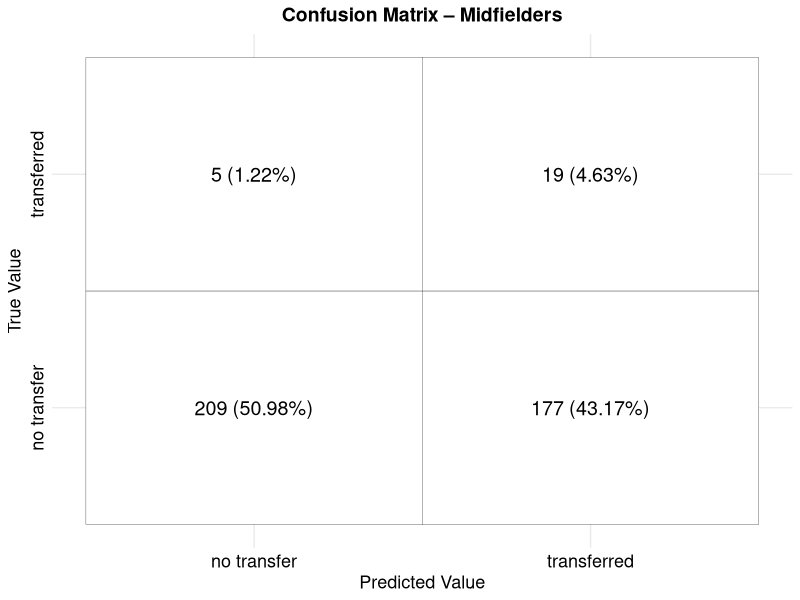
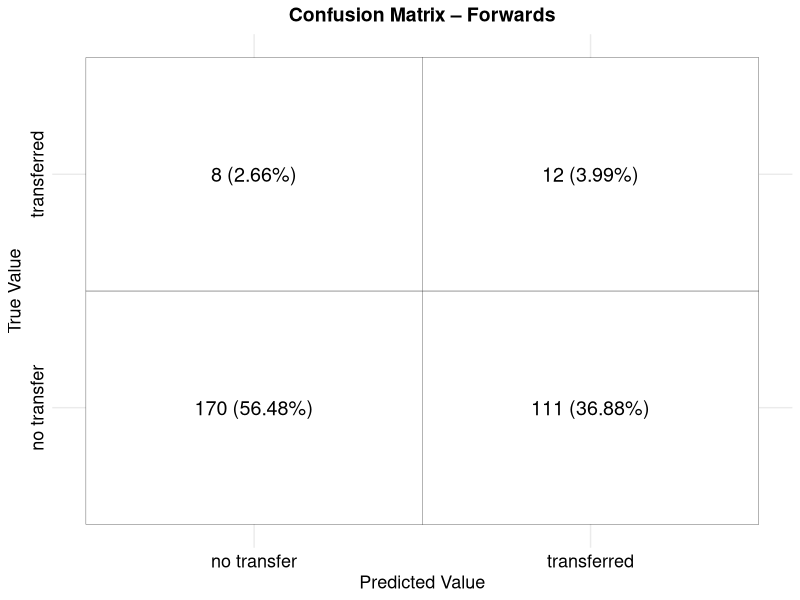
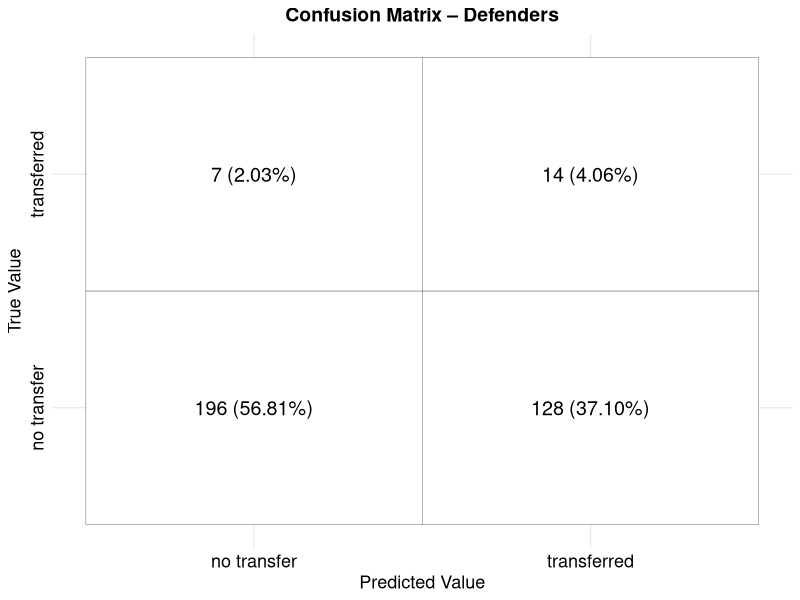
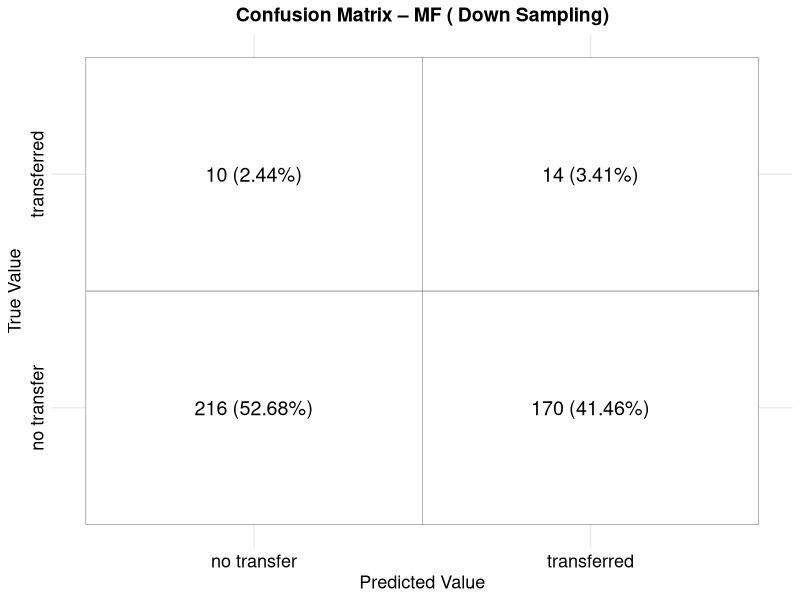
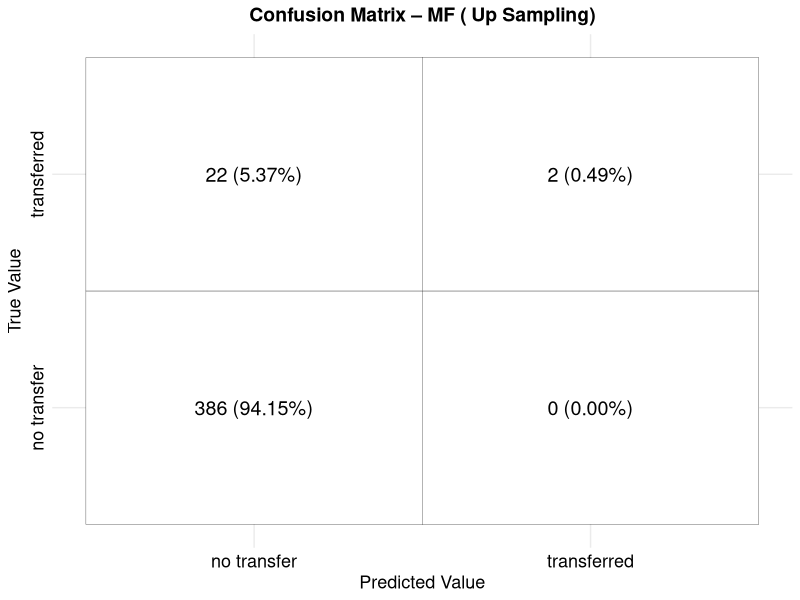
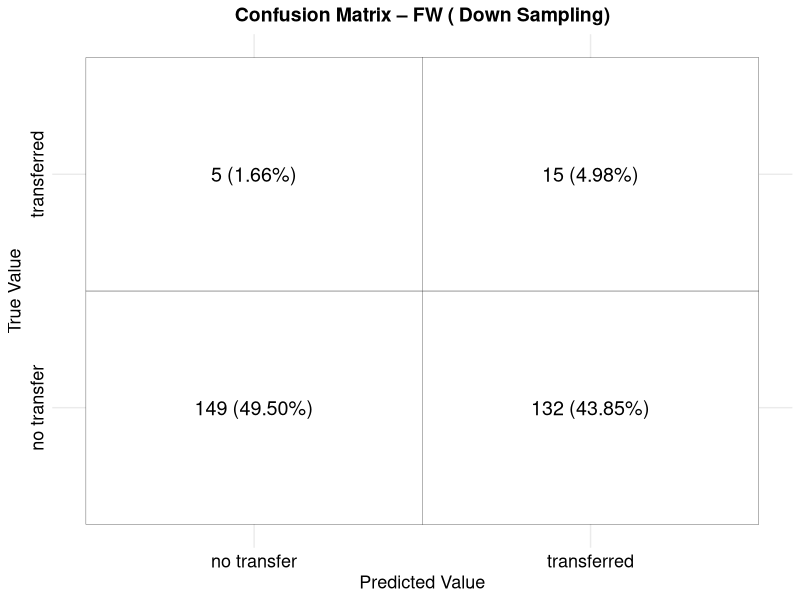
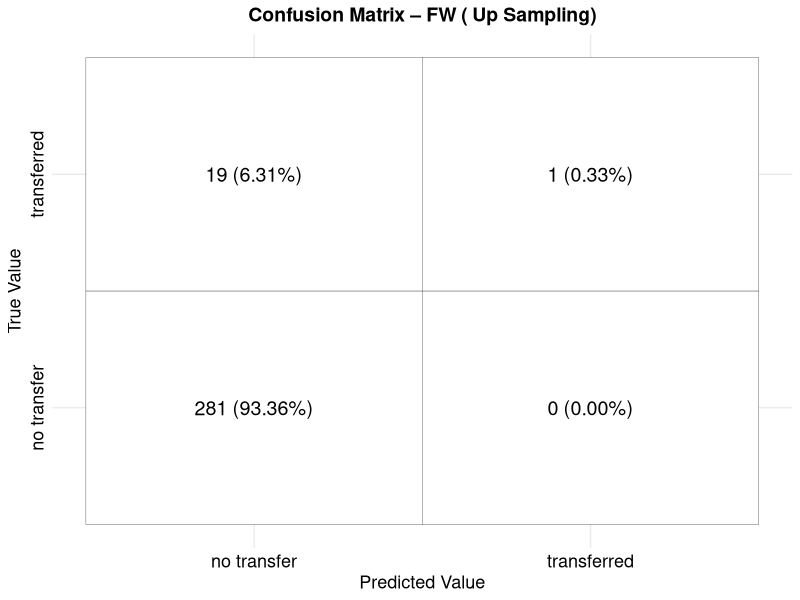
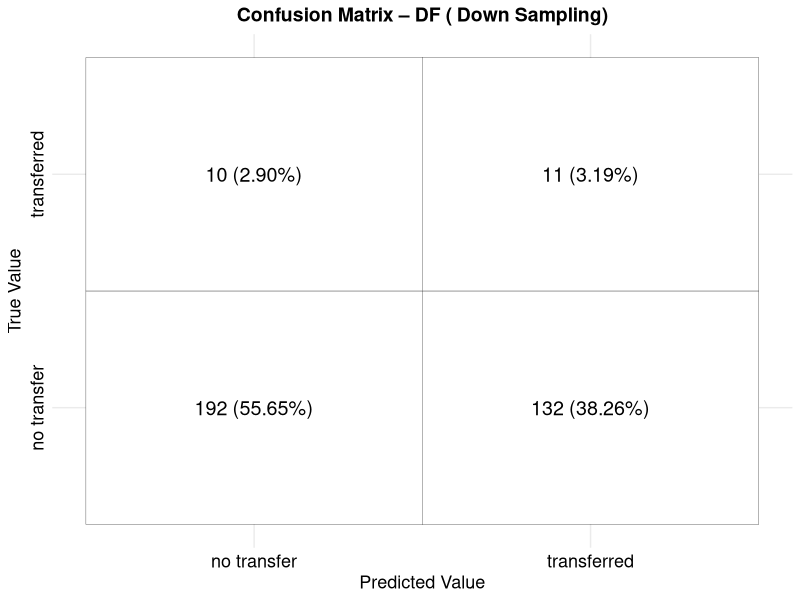

Reproduce these figures in R, in order.
## ---- chunk 1
knitr::opts_chunk$set(echo = TRUE)
## ---- chunk 2
if (!require(randomForest)) install.packages("randomForest", dependencies = TRUE)
if (!require(caret)) install.packages("caret", dependencies = TRUE)

library(randomForest)
library(caret)
library(dplyr)
library(kableExtra)
library(grid)
library(gridExtra)
library(stringr)
## ---- chunk 3
data <- read.csv("transfer_dataset.csv", stringsAsFactors = T)
data <- data[, !names(data) %in% c("player", "season")]

## ---- chunk 4

data$transfer <- as.factor(data$transfer)
data$MF <- as.factor(data$MF)
data$DF <- as.factor(data$DF)
data$FW <- as.factor(data$FW)

data <- na.omit(data)
## ---- chunk 5
set.seed(42)

# Helper to split into Train (60%), Validation (20%), Test (20%)
three_way_split <- function(df, response) {
  # 60% Train
  idx_train <- createDataPartition(df[[response]], p = 0.6, list = FALSE)
  train <- df[idx_train, ]
  temp  <- df[-idx_train, ]
  # Of the remaining 40%, split half/half into validation & test (each 20% of original)
  idx_val <- createDataPartition(temp[[response]], p = 0.5, list = FALSE)
  validation <- temp[idx_val, ]
  test       <- temp[-idx_val, ]
  list(train = train, validation = validation, test = test)
}

# Positions to loop through
positions <- c("MF", "FW", "DF")

# Storage
models_val     <- list()
conf_matrices  <- list()

for (pos in positions) {
  
  # 1) Subset & clean
  pos_data <- subset(data, data[[pos]] == 1)
  pos_data <- pos_data[, !names(pos_data) %in% c("season","player","MF","FW","DF")]
  pos_data$transfer <- as.factor(pos_data$transfer)
  
  if(nrow(pos_data) < 50) {
    cat("Not enough data for", pos, "\n"); next
  }
  
  #  Three-way split
  splits <- three_way_split(pos_data, "transfer")
  train      <- splits$train
  validation <- splits$validation

  
  # Down-sample training only
  down <- downSample(
    x     = train[, setdiff(names(train), "transfer")],
    y     = train$transfer,
    yname = "transfer"
  )
  
  # Train RF on down-sampled training set
  rf_mod <- randomForest(
    transfer ~ .,
    data   = down,
    ntree  = 500,
    mtry   = floor(sqrt(ncol(down) - 1)),
    importance = TRUE
  )
  models_val[[pos]] <- rf_mod
  
  # 5) Evaluate on the validation set
  preds <- predict(rf_mod, validation)
  cm    <- confusionMatrix(preds, validation$transfer)
  conf_matrices[[pos]] <- cm
  
  cat("\n===", pos, "Players: Validation Performance ===\n")
  print(cm)
}

## ---- chunk 6
library(caret)
library(randomForest)

set.seed(42)
positions <- c("MF", "FW", "DF")

for (pos in positions) {
  
  # Subset & clean
  pos_data <- subset(data, data[[pos]] == 1)
  pos_data <- pos_data[, !names(pos_data) %in% c("season", "player", "MF", "FW", "DF")]
  pos_data$transfer <- as.factor(pos_data$transfer)
  
  # Three‐way split: 60% train, 20% test, 20% validation
  idx_train <- createDataPartition(pos_data$transfer, p = 0.6, list = FALSE)
  trainData <- pos_data[idx_train, ]
  temp      <- pos_data[-idx_train, ]
  
  idx_test  <- createDataPartition(temp$transfer, p = 0.5, list = FALSE)
  testData  <- temp[idx_test, ]
  validData <- temp[-idx_test, ]
  
  # Down‐sample and up‐sample the TRAINING set
  train_down <- downSample(
    x     = trainData[, setdiff(names(trainData), "transfer")],
    y     = trainData$transfer,
    yname = "transfer"
  )
  train_up <- upSample(
    x     = trainData[, setdiff(names(trainData), "transfer")],
    y     = trainData$transfer,
    yname = "transfer"
  )
  
  # Fit RF on each sampled training set
  rf_down <- randomForest(
    transfer ~ .,
    data  = train_down,
    ntree = 500,
    mtry  = floor(sqrt(ncol(train_down) - 1))
  )
  rf_up <- randomForest(
    transfer ~ .,
    data  = train_up,
    ntree = 500,
    mtry  = floor(sqrt(ncol(train_up) - 1))
  )
  
  # Predict & evaluate on VALIDATION set
  cat("\n---", pos, "Players: Down‐Sampled Model (Validation) ---\n")
  pred_val_down <- predict(rf_down, validData)
  print(confusionMatrix(pred_val_down, validData$transfer))
  
  cat("\n---", pos, "Players: Up‐Sampled Model (Validation) ---\n")
  pred_val_up <- predict(rf_up, validData)
  print(confusionMatrix(pred_val_up, validData$transfer))
}

## ---- chunk 7
summary_df <- data.frame(
  Position    = character(),
  Sampling    = character(),
  Dataset     = character(),
  Accuracy    = numeric(),
  Sensitivity = numeric(),
  Specificity = numeric(),
  stringsAsFactors = FALSE
)

for (pos in positions) {
  
  # ... your three‐way split, down/up‐sampling, and model fitting here ...
  # (trainData, validData, rf_down, rf_up, testData, etc.)
  
  # Predict & evaluate on TEST set
  cm_test_down <- confusionMatrix(predict(rf_down, testData), testData$transfer)
  cm_test_up   <- confusionMatrix(predict(rf_up,   testData), testData$transfer)
  
  # Predict & evaluate on VALIDATION set
  cm_val_down <- confusionMatrix(predict(rf_down, validData), validData$transfer)
  cm_val_up   <- confusionMatrix(predict(rf_up,   validData), validData$transfer)
  
  # Append each result to summary_df
  summary_df <- rbind(
    summary_df,
    data.frame(
      Position    = pos,
      Sampling    = "Down",
      Dataset     = "Test",
      Accuracy    = cm_test_down$overall["Accuracy"],
      Sensitivity = cm_test_down$byClass["Sensitivity"],
      Specificity = cm_test_down$byClass["Specificity"],
      stringsAsFactors = FALSE
    ),
    data.frame(
      Position    = pos,
      Sampling    = "Up",
      Dataset     = "Test",
      Accuracy    = cm_test_up$overall["Accuracy"],
      Sensitivity = cm_test_up$byClass["Sensitivity"],
      Specificity = cm_test_up$byClass["Specificity"],
      stringsAsFactors = FALSE
    ),
    data.frame(
      Position    = pos,
      Sampling    = "Down",
      Dataset     = "Validation",
      Accuracy    = cm_val_down$overall["Accuracy"],
      Sensitivity = cm_val_down$byClass["Sensitivity"],
      Specificity = cm_val_down$byClass["Specificity"],
      stringsAsFactors = FALSE
    ),
    data.frame(
      Position    = pos,
      Sampling    = "Up",
      Dataset     = "Validation",
      Accuracy    = cm_val_up$overall["Accuracy"],
      Sensitivity = cm_val_up$byClass["Sensitivity"],
      Specificity = cm_val_up$byClass["Specificity"],
      stringsAsFactors = FALSE
    )
  )
}

# Finally, print the comparison table
kable(
  summary_df,
  digits  = 3,
  caption = "RF Performance by Position, Sampling & Dataset"
)
## ---- chunk 8
# --- Midfielders ---
mf_data <- subset(data, MF == 1)
mf_data$transfer <- factor(mf_data$transfer)
mf_splits <- three_way_split(mf_data, "transfer")
mf_train  <- mf_splits$train
mf_val    <- mf_splits$validation

# down‐sample & fit
mf_down <- downSample(
  x     = mf_train[, setdiff(names(mf_train), "transfer")],
  y     = mf_train$transfer,
  yname = "transfer"
)
mf_rf    <- randomForest(
  transfer ~ .,
  data   = mf_down,
  ntree  = 500,
  mtry   = floor(sqrt(ncol(mf_down) - 1))
)

# predictions & confusionMatrix
mf_preds         <- predict(mf_rf, mf_val)
mf_conf_matrix   <- confusionMatrix(factor(mf_preds), factor(mf_val$transfer))
mf_conf_df       <- as.data.frame(mf_conf_matrix$table)
mf_conf_df$Prediction <- factor(
  mf_conf_df$Prediction,
  levels = c("0","1"),
  labels = c("no transfer","transferred")
)
mf_conf_df$Reference  <- factor(
  mf_conf_df$Reference,
  levels = c("0","1"),
  labels = c("no transfer","transferred")
)
mf_total_obs     <- sum(mf_conf_matrix$table)
mf_conf_df$Proportion <- mf_conf_df$Freq / mf_total_obs

mf_conf_matrix_g <- ggplot(mf_conf_df, aes(x = Prediction, y = Reference)) +
  geom_tile(fill = "white", color = "black") +
  geom_text(aes(label = paste0(
    Freq, " (", sprintf("%.2f", Proportion * 100), "%)"
  )), size = 5) +
  theme_minimal() +
  labs(
    title = "Confusion Matrix – Midfielders",
    x     = "Predicted Value",
    y     = "True Value"
  ) +
  theme(
    axis.text         = element_text(size = 13, color = "black"),
    axis.text.y       = element_text(angle = 90, hjust = 0.5),
    axis.title        = element_text(size = 13, color = "black"),
    plot.title        = element_text(face = "bold", size = 14, hjust = 0.5)
  )

print(mf_conf_matrix_g)



# --- Forwards ---
fw_data <- subset(data, FW == 1)
fw_data$transfer <- factor(fw_data$transfer)
fw_splits <- three_way_split(fw_data, "transfer")
fw_train  <- fw_splits$train
fw_val    <- fw_splits$validation

fw_down <- downSample(
  x     = fw_train[, setdiff(names(fw_train), "transfer")],
  y     = fw_train$transfer,
  yname = "transfer"
)
fw_rf    <- randomForest(
  transfer ~ .,
  data   = fw_down,
  ntree  = 500,
  mtry   = floor(sqrt(ncol(fw_down) - 1))
)

fw_preds       <- predict(fw_rf, fw_val)
fw_conf_matrix <- confusionMatrix(factor(fw_preds), factor(fw_val$transfer))
fw_conf_df     <- as.data.frame(fw_conf_matrix$table)
fw_conf_df$Prediction <- factor(
  fw_conf_df$Prediction,
  levels = c("0","1"),
  labels = c("no transfer","transferred")
)
fw_conf_df$Reference  <- factor(
  fw_conf_df$Reference,
  levels = c("0","1"),
  labels = c("no transfer","transferred")
)
fw_total_obs   <- sum(fw_conf_matrix$table)
fw_conf_df$Proportion <- fw_conf_df$Freq / fw_total_obs

fw_conf_matrix_g <- ggplot(fw_conf_df, aes(x = Prediction, y = Reference)) +
  geom_tile(fill = "white", color = "black") +
  geom_text(aes(label = paste0(
    Freq, " (", sprintf("%.2f", Proportion * 100), "%)"
  )), size = 5) +
  theme_minimal() +
  labs(
    title = "Confusion Matrix – Forwards",
    x     = "Predicted Value",
    y     = "True Value"
  ) +
  theme(
    axis.text         = element_text(size = 13, color = "black"),
    axis.text.y       = element_text(angle = 90, hjust = 0.5),
    axis.title        = element_text(size = 13, color = "black"),
    plot.title        = element_text(face = "bold", size = 14, hjust = 0.5)
  )

print(fw_conf_matrix_g)



# --- Defenders ---
df_data <- subset(data, DF == 1)
df_data$transfer <- factor(df_data$transfer)
df_splits <- three_way_split(df_data, "transfer")
df_train  <- df_splits$train
df_val    <- df_splits$validation

df_down <- downSample(
  x     = df_train[, setdiff(names(df_train), "transfer")],
  y     = df_train$transfer,
  yname = "transfer"
)
df_rf    <- randomForest(
  transfer ~ .,
  data   = df_down,
  ntree  = 500,
  mtry   = floor(sqrt(ncol(df_down) - 1))
)

df_preds       <- predict(df_rf, df_val)
df_conf_matrix <- confusionMatrix(factor(df_preds), factor(df_val$transfer))
df_conf_df     <- as.data.frame(df_conf_matrix$table)
df_conf_df$Prediction <- factor(
  df_conf_df$Prediction,
  levels = c("0","1"),
  labels = c("no transfer","transferred")
)
df_conf_df$Reference  <- factor(
  df_conf_df$Reference,
  levels = c("0","1"),
  labels = c("no transfer","transferred")
)
df_total_obs   <- sum(df_conf_matrix$table)
df_conf_df$Proportion <- df_conf_df$Freq / df_total_obs

df_conf_matrix_g <- ggplot(df_conf_df, aes(x = Prediction, y = Reference)) +
  geom_tile(fill = "white", color = "black") +
  geom_text(aes(label = paste0(
    Freq, " (", sprintf("%.2f", Proportion * 100), "%)"
  )), size = 5) +
  theme_minimal() +
  labs(
    title = "Confusion Matrix – Defenders",
    x     = "Predicted Value",
    y     = "True Value"
  ) +
  theme(
    axis.text         = element_text(size = 13, color = "black"),
    axis.text.y       = element_text(angle = 90, hjust = 0.5),
    axis.title        = element_text(size = 13, color = "black"),
    plot.title        = element_text(face = "bold", size = 14, hjust = 0.5)
  )

print(df_conf_matrix_g)

## ---- chunk 9
plot_pos_cm <- function(pos, samp_type, df, splits_fn) {
  
  pos_data <- subset(df, df[[pos]] == 1)
  pos_data$transfer <- factor(pos_data$transfer)
  if (nrow(pos_data) < 50) return(NULL)
  
  # split
  sp    <- splits_fn(pos_data, "transfer")
  train <- sp$train
  valid <- sp$validation
  
  # sample
  if (samp_type == "Down") {
    sampled <- downSample(
      x     = train[, setdiff(names(train), "transfer")],
      y     = train$transfer,
      yname = "transfer"
    )
  } else {
    sampled <- upSample(
      x     = train[, setdiff(names(train), "transfer")],
      y     = train$transfer,
      yname = "transfer"
    )
  }
  
  # fit
  rf_mod <- randomForest(
    transfer ~ .,
    data   = sampled,
    ntree  = 500,
    mtry   = floor(sqrt(ncol(sampled) - 1))
  )
  
  # predict & cm
  preds      <- predict(rf_mod, valid)
  cm_matrix  <- confusionMatrix(factor(preds), valid$transfer)
  df_cm      <- as.data.frame(cm_matrix$table)
  
  # relabel
  df_cm$Prediction <- factor(
    df_cm$Prediction,
    levels = c("0","1"),
    labels = c("no transfer","transferred")
  )
  df_cm$Reference  <- factor(
    df_cm$Reference,
    levels = c("0","1"),
    labels = c("no transfer","transferred")
  )
  
  # proportion
  total <- sum(df_cm$Freq)
  df_cm$Proportion <- df_cm$Freq / total
  
  # plot
  ggplot(df_cm, aes(x = Prediction, y = Reference)) +
    geom_tile(fill = "white", color = "black") +
    geom_text(aes(label = paste0(
      Freq, " (", sprintf("%.2f", Proportion * 100), "%)"
    )), size = 5) +
    theme_minimal() +
    labs(
      title = paste("Confusion Matrix –", pos, "(", samp_type, "Sampling)"),
      x     = "Predicted Value",
      y     = "True Value"
    ) +
    theme(
      axis.text         = element_text(size = 13, color = "black"),
      axis.text.y       = element_text(angle = 90, hjust = 0.5),
      axis.title        = element_text(size = 13, color = "black"),
      plot.title        = element_text(face = "bold", size = 14, hjust = 0.5)
    )
}

# positions and sampling types
positions  <- c("MF","FW","DF")
samplings  <- c("Down","Up")

# iterate & print plots
set.seed(42)
for (pos in positions) {
  for (s in samplings) {
    p <- plot_pos_cm(pos, s, data, three_way_split)
    if (!is.null(p)) print(p)
  }
}
## ---- chunk 10
positions <- c("MF", "FW", "DF")

models <- list()
conf_matrices <- list()

for (pos in positions) {
  
  pos_data <- subset(data, data[[pos]] == 1)
  pos_data <- pos_data[, !(names(pos_data) %in% c("season", "player", "MD", "FW", "DF"))]
  pos_data$transfer <- as.factor(pos_data$transfer)
  
  if (nrow(pos_data) < 10) {
    cat("Not enough data for position", pos, "\n")
    next
  }
  
  # upSample to upsample ds
  # downSample to downsample ds
  ds <- upSample(x = pos_data[, setdiff(names(pos_data), "transfer")],
                   y = pos_data$transfer,
                   yname = "transfer")
  
  # Split the downsampled data into training and testing sets
  set.seed(42)
  trainIndex <- createDataPartition(ds$transfer, p = 0.7, list = FALSE)
  trainData <- ds[trainIndex, ]
  testData <- ds[-trainIndex, ]
  
  # Train the Random Forest model on the balanced dataset
  rf_model <- randomForest(transfer ~ ., 
                           data = trainData, 
                           ntree = 500, 
                           mtry = floor(sqrt(ncol(trainData) - 1)), 
                           importance = TRUE)
  
  models[[pos]] <- rf_model
  
  # Make predictions on the test set
  predictions <- predict(rf_model, testData)
  
  # Evaluate the model performance
  conf_mat <- confusionMatrix(predictions, testData$transfer)
  conf_matrices[[pos]] <- conf_mat
  
  cat("Confusion Matrix for", pos, "players:\n")
  print(conf_mat)
  cat("\n---------------------------------\n")
}
## ---- chunk 11
#MF players:
cat("Model summary for MF players:\n")
print(models[["MF"]])
plot(models[["MF"]], main = "OOB Error for MD Players")
varImpPlot(models[["MF"]], main = "Variable Importance for MD Players")

#FW players:
cat("Model summary for FW players:\n")
print(models[["FW"]])
plot(models[["FW"]], main = "OOB Error for FW Players")
varImpPlot(models[["FW"]], main = "Variable Importance for FW Players")


#DF players:
cat("Model summary for DF players:\n")
print(models[["DF"]])
plot(models[["DF"]], main = "OOB Error for DF Players")
varImpPlot(models[["DF"]], main = "Variable Importance for DF Players")

## ---- chunk 12
oob_data <- data.frame(
  trees = 1:nrow(models[["MF"]]$err.rate),
  OOB_Error = models[["MF"]]$err.rate[,"OOB"]
)

library(ggplot2)
ggplot(oob_data, aes(x = trees, y = OOB_Error)) +
  geom_line(color = "blue", size = 1.2) +
  labs(
    title = "OOB Error Rate for MF Players",
    x = "Number of Trees",
    y = "OOB Error"
  ) +
  theme_minimal()

importanceMF <- data.frame(
  Variable = rownames(models[["MF"]]$importance),
  Importance = models[["MF"]]$importance[,"MeanDecreaseAccuracy"]
)

# Order variables by importance
importanceMF <- importanceMF[order(importanceMF$Importance, decreasing = TRUE), ]
importanceMF$Variable <- str_to_title(gsub("_", " ", importanceMF$Variable))
importanceMF$Color <- rep(c("steelblue", "tomato"), length.out = nrow(importanceMF))

ggplot(importanceMF, aes(x = reorder(Variable, Importance), y = Importance, fill = Color)) +
  geom_bar(stat = "identity") +
  coord_flip() +
  labs(
    title = "Variable Importance for Midfielders (MDA)",
    x = "Variables",
    y = "Importance"
  ) +
  scale_fill_identity() +
  theme_minimal()

importanceDF <- data.frame(
  Variable = rownames(models[["DF"]]$importance),
  Importance = models[["DF"]]$importance[,"MeanDecreaseAccuracy"]
)

# Order variables by importance
importanceDF<- importanceDF[order(importanceDF$Importance, decreasing = TRUE), ]
importanceDF$Variable <- str_to_title(gsub("_", " ", importanceDF$Variable))
importanceDF$Color <- rep(c("steelblue", "tomato"), length.out = nrow(importanceDF))

ggplot(importanceDF, aes(x = reorder(Variable, Importance), y = Importance, fill = Color)) +
  geom_bar(stat = "identity") +
  coord_flip() +
  labs(
    title = "Variable Importance for Defenders (MDA)",
    x = "Variables",
    y = "Importance"
  ) +
  scale_fill_identity() +
  theme_minimal()

importanceFW <- data.frame(
  Variable = rownames(models[["FW"]]$importance),
  Importance = models[["FW"]]$importance[,"MeanDecreaseAccuracy"]
)

# Order variables by importance
importanceFW <- importanceFW[order(importanceFW$Importance, decreasing = TRUE), ]
importanceFW$Variable <- str_to_title(gsub("_", " ", importanceFW$Variable))
importanceFW$Color <- rep(c("steelblue", "tomato"), length.out = nrow(importanceFW))

ggplot(importanceFW, aes(x = reorder(Variable, Importance), y = Importance, fill = Color)) +
  geom_bar(stat = "identity") +
  coord_flip() +
  labs(
    title = "Variable Importance for Forwards (MDA)",
    x = "Variables",
    y = "Importance"
  ) +
  scale_fill_identity() +
  theme_minimal()
## ---- chunk 13
performance_table <- do.call(rbind, lapply(names(conf_matrices), function(pos) {
  cm <- conf_matrices[[pos]]
  data.frame(
    Position = pos,
    Accuracy = round(as.numeric(cm$overall["Accuracy"]), 3),
    Sensitivity = round(as.numeric(cm$byClass["Sensitivity"]), 3),
    Specificity = round(as.numeric(cm$byClass["Specificity"]), 3)
  )
}))

kable(performance_table, 
      caption = "RF Model Performance Metrics by Position",
      col.names = c("Position", "Accuracy", "Sensitivity", "Specificity"))

performance_table <- do.call(rbind, lapply(names(conf_matrices), function(pos) {
  cm <- conf_matrices[[pos]]
  data.frame(
    Position = pos,
    Accuracy = round(as.numeric(cm$overall["Accuracy"]), 3),
    Sensitivity = round(as.numeric(cm$byClass["Sensitivity"]), 3),
    Specificity = round(as.numeric(cm$byClass["Specificity"]), 3)
  )
}))

performance_table <- do.call(rbind, lapply(names(conf_matrices), function(pos) {
  cm <- conf_matrices[[pos]]
  data.frame(
    Position = pos,
    Accuracy = round(as.numeric(cm$overall["Accuracy"]), 3),
    Sensitivity = round(as.numeric(cm$byClass["Sensitivity"]), 3),
    Specificity = round(as.numeric(cm$byClass["Specificity"]), 3)
  )
}))

# Create a title for the summary table
summary_title <- textGrob("RF Model Performance Metrics by Position",
                            gp = gpar(fontsize = 14, fontface = "bold"))

# Convert the summary data frame into a table graphic
performance_table_grob <- tableGrob(performance_table)

# Arrange the title and table vertically
grid.arrange(summary_title, performance_table_grob, 
             nrow = 2, 
             heights = c(0.15, 0.85))


# Now, loop over each confusion matrix to display it nicely
for (pos in names(conf_matrices)) {
  # Create a title for each confusion matrix
  cm_title <- textGrob(paste("Confusion Matrix for", pos, "Players"),
                       gp = gpar(fontsize = 14, fontface = "bold"))
  # Convert the confusion matrix table into a table graphic
  cm_grob <- tableGrob(as.table(conf_matrices[[pos]]$table))
  
  # Arrange the title and the matrix table together
  grid.arrange(cm_title, cm_grob, 
               nrow = 2, 
               heights = c(0.15, 0.85))
}

## ---- chunk 14
importance_data <- data.frame(
  Variable = rownames(models[["MF"]]$importance),
  Importance = models[["MF"]]$importance[,"MeanDecreaseAccuracy"]
)

# Remove underscores, replace with spaces, and convert text to title case
importance_data$Variable <- str_to_title(gsub("_", " ", importance_data$Variable))

# Order the data by importance, descending
importance_data <- importance_data[order(importance_data$Importance, decreasing = TRUE), ]

# Create an alternating color vector (for example, between "steelblue" and "tomato")
importance_data$Color <- rep(c("steelblue", "tomato"), length.out = nrow(importance_data))

# Plot the variable importance using ggplot2 with the cleaned labels
ggplot(importance_data, aes(x = reorder(Variable, Importance), y = Importance, fill = Color)) +
  geom_bar(stat = "identity") +
  coord_flip() +
  labs(
    title = "Variable Importance (MeanDecreaseAccuracy)",
    x = "Variables",
    y = "Importance"
  ) +
  scale_fill_identity() +
  theme_minimal()

importance_data <- data.frame(
  Variable = rownames(models[["MF"]]$importance),
  Importance = models[["MF"]]$importance[,"MeanDecreaseAccuracy"]
)

# Remove underscores, replace with spaces, and convert text to title case
importance_data$Variable <- str_to_title(gsub("_", " ", importance_data$Variable))

# Order the data by importance, descending
importance_data <- importance_data[order(importance_data$Importance, decreasing = TRUE), ]

# Create an alternating color vector (for example, between "steelblue" and "tomato")
importance_data$Color <- rep(c("steelblue", "tomato"), length.out = nrow(importance_data))

# Plot the variable importance using ggplot2 with the cleaned labels
ggplot(importance_data, aes(x = reorder(Variable, Importance), y = Importance, fill = Color)) +
  geom_bar(stat = "identity") +
  coord_flip() +
  labs(
    title = "Variable Importance (MeanDecreaseAccuracy)",
    x = "Variables",
    y = "Importance"
  ) +
  scale_fill_identity() +
  theme_minimal()
## ---- chunk 15
set.seed(42)

positions <- c("MF", "FW", "DF")
validation_sets <- list()

for (pos in positions) {
  # Subset & clean
  pos_data <- subset(data, data[[pos]] == 1)
  pos_data <- pos_data[, !names(pos_data) %in% c("season","player","MF","FW","DF")]
  pos_data$transfer <- factor(pos_data$transfer)
  
  if (nrow(pos_data) < 50) {
    warning("Not enough data for ", pos, "—skipping validation split")
    next
  }
  
  # Create a 20% validation split
  idx_val <- createDataPartition(pos_data$transfer, p = 0.2, list = FALSE)
  validation_sets[[pos]] <- pos_data[idx_val, ]
  
  # (Optional) the remaining 80% you can grab with:
  # train_sets[[pos]] <- pos_data[-idx_val, ]
}
## ---- chunk 16
for (pos in positions) {
  # 1) Subset & clean
  pos_data <- subset(data, data[[pos]] == 1)
  pos_data <- pos_data[, !names(pos_data) %in% c("season","player","MF","FW","DF")]
  pos_data$transfer <- factor(pos_data$transfer)
  
  if (nrow(pos_data) < 50) {
    message("Skipping ", pos, ": too few rows")
    next
  }
  
#  Validation split (20%)
  idx_val     <- createDataPartition(pos_data$transfer, p = 0.2, list = FALSE)
  validation  <- pos_data[idx_val, ]
  train_data  <- pos_data[-idx_val, ]
  
# One‐hot encode (to avoid categorical‐level limits)
  dv          <- dummyVars(transfer ~ ., data = train_data, fullRank = TRUE)
  train_dmy   <- predict(dv, newdata = train_data) %>% as.data.frame()
  train_dmy$transfer <- train_data$transfer
  valid_dmy   <- predict(dv, newdata = validation) %>% as.data.frame()
  valid_dmy$transfer <- validation$transfer
  
# Fit RF on training 80%
  rf_mod      <- randomForest(
    transfer ~ ., 
    data   = train_dmy, 
    ntree  = 500, 
    mtry   = floor(sqrt(ncol(train_dmy) - 1))
  )
  
# Predict & build tidy cm df
  preds       <- predict(rf_mod, valid_dmy)
  cm_matrix   <- confusionMatrix(preds, valid_dmy$transfer)
  df_cm       <- as.data.frame(cm_matrix$table)
  total_obs   <- sum(df_cm$Freq)
  
  df_cm$Prediction <- factor(
    df_cm$Prediction,
    levels = c("0","1"),
    labels = c("no transfer","transferred")
  )
  df_cm$Reference  <- factor(
    df_cm$Reference,
    levels = c("0","1"),
    labels = c("no transfer","transferred")
  )
  df_cm$Proportion <- round(df_cm$Freq / total_obs, 3)
  
  # 6) Print in exact format
  cat("\n---", pos, "Validation Confusion Matrix ---\n")
  print(df_cm, row.names = FALSE)
}

## ---- chunk 17
pos_titles <- c(
  FW = "Forwards",
  MF = "Midfielders",
  DF = "Defenders"
)

set.seed(123)            # for reproducibility
conf_plots <- list()

for (pos in positions) {
 # Subset & clean
  pos_data <- subset(data, data[[pos]] == 1)
  pos_data <- pos_data[, !names(pos_data) %in% c("season","player","MF","FW","DF")]
  pos_data$transfer <- factor(pos_data$transfer)
  if (nrow(pos_data) < 50) {
    message("Skipping ", pos, ": too few rows")
    next
  }

 # 60/20/20 split
  idx_train   <- createDataPartition(pos_data$transfer, p = 0.60, list = FALSE)
  train_data  <- pos_data[idx_train, ]
  temp_data   <- pos_data[-idx_train, ]
  idx_test    <- createDataPartition(temp_data$transfer, p = 0.50, list = FALSE)
  test_data   <- temp_data[idx_test, ]
  validation  <- temp_data[-idx_test, ]

# One‐hot encode (fit on train only)
  dv         <- dummyVars(transfer ~ ., data = train_data, fullRank = TRUE)
  train_dmy  <- predict(dv, newdata = train_data)  %>% as.data.frame()
  train_dmy$transfer <- train_data$transfer
  test_dmy   <- predict(dv, newdata = test_data)   %>% as.data.frame()
  test_dmy$transfer  <- test_data$transfer
  valid_dmy  <- predict(dv, newdata = validation)  %>% as.data.frame()
  valid_dmy$transfer <- validation$transfer

  # 4) Fit RF on the 60%
  rf_mod <- randomForest(
    transfer ~ .,
    data  = train_dmy,
    ntree = 500,
    mtry  = floor(sqrt(ncol(train_dmy) - 1))
  )

# Predict on TEST (20%) and build CM df
  test_preds <- predict(rf_mod, newdata = test_dmy[, setdiff(names(test_dmy), "transfer")])
  cm_test    <- confusionMatrix(test_preds, test_dmy$transfer)
  df_test    <- as.data.frame(cm_test$table)
  df_test$Proportion <- df_test$Freq / sum(df_test$Freq)
  df_test$Dataset    <- "Test"

# —and on VALIDATION (20%)
  valid_preds   <- predict(rf_mod, newdata = valid_dmy[, setdiff(names(valid_dmy), "transfer")])
  cm_valid      <- confusionMatrix(valid_preds, valid_dmy$transfer)
  df_valid      <- as.data.frame(cm_valid$table)
  df_valid$Proportion <- df_valid$Freq / sum(df_valid$Freq)
  df_valid$Dataset    <- "Validation"

# combine for plotting / plot separately
  df_cm <- rbind(df_test, df_valid)
  df_cm$Prediction <- factor(
    df_cm$Prediction,
    levels = c("0","1"),
    labels = c("no transfer","transferred")
  )
  df_cm$Reference <- factor(
    df_cm$Reference,
    levels = c("0","1"),
    labels = c("no transfer","transferred")
  )

# Plot both in facets
  title_str <- if (pos %in% names(pos_titles)) pos_titles[[pos]] else pos
  p <- ggplot(df_cm, aes(x = Prediction, y = Reference)) +
    geom_tile(fill = "white", color = "black") +
    geom_text(aes(label = paste0(Freq,
                                 " (", sprintf("%.2f", Proportion * 100), "%)")),
              size = 5) +
    facet_wrap(~ Dataset) +
    theme_minimal() +
    labs(title = paste("Confusion Matrix –", title_str),
         x     = "Predicted Value",
         y     = "True Value") +
    theme(
      axis.text.y  = element_text(size = 13, color = "black", angle = 90, hjust = 0.5),
      axis.title.y = element_text(size = 13, color = "black"),
      axis.text.x  = element_text(size = 13, color = "black"),
      axis.title.x = element_text(size = 13, color = "black")
    )

  print(p)
  conf_plots[[pos]] <- p
}
